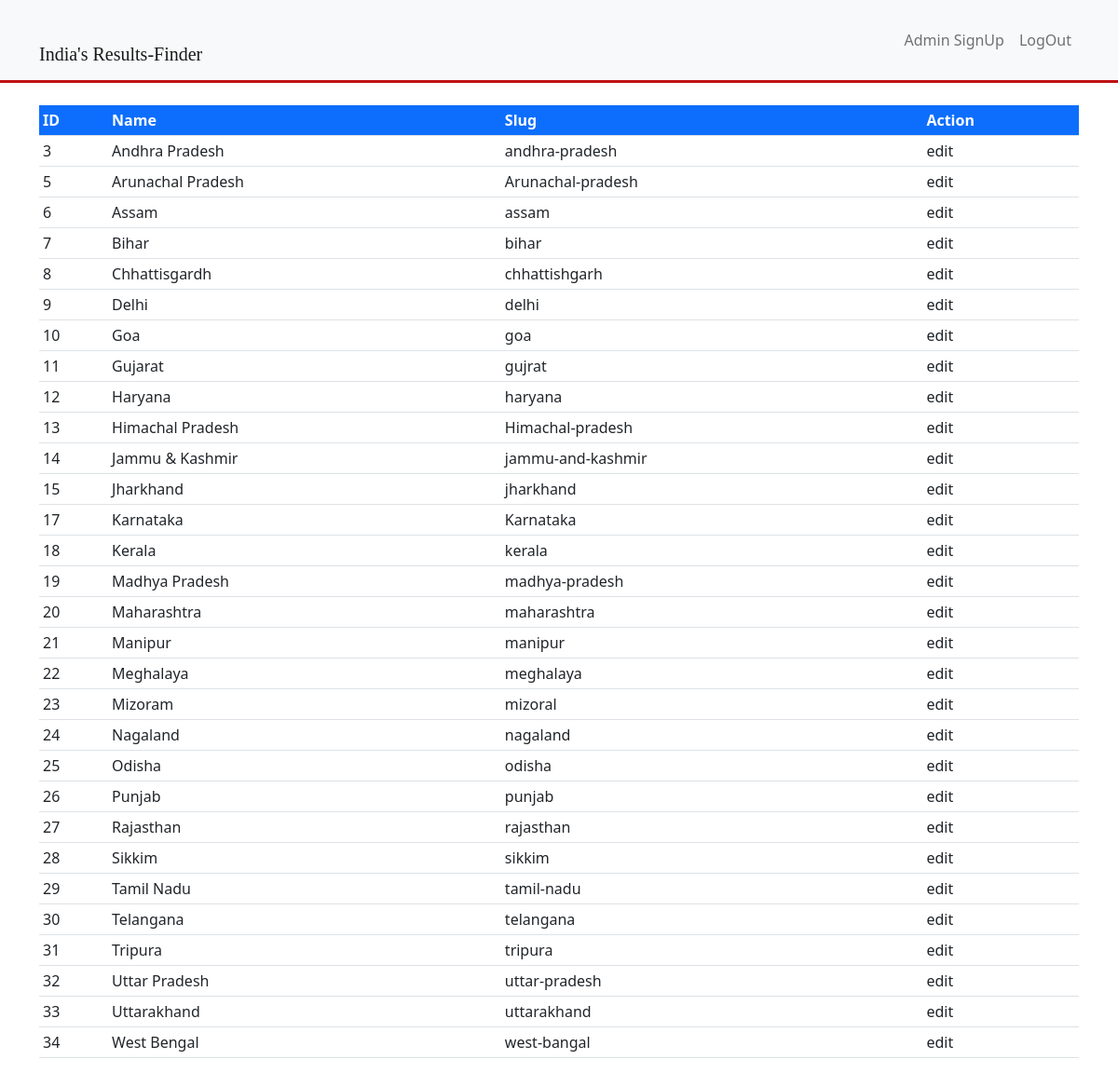
The page /admins/view_state/ (signed in) on the database its author committed.
### result/models.py (models this page shows, shortened)
class State(models.Model):
    state = models.CharField(max_length=20)
    slug = models.SlugField()

### result/views.py (the view)
# urls.py: path('admins/view_state/',view_state,name='view_state'),
@login_required(login_url='login')
def view_state(request):
    context = {
        'v_state':State.objects.all()
    }
    return render(request,'admins/view_state.html',context)

### result/templates/admins/view_state.html
{% extends 'base.html' %}
{% block content %}
<div class="container">
    <div class="row">
        <div class="col-lg-12 mt-2">
            <table class="table table-sm table-hover">
                <tr class="bg-primary text-white">
                    <th>ID</th>
                    <th>Name</th>
                    <th>Slug</th>
                    <th>Action</th>
                </tr>
                {% for foo in v_state %}
                    <tr>
                        <td>{{ foo.id }}</td>
                        <td>{{ foo.state }}</td>
                        <td>{{ foo.slug }}</td>
                        <td>edit</td>
                    </tr>
                {% endfor %}
            </table>
        </div>
{% endblock %}

### rows shown on the page
State: id "3", state "Andhra Pradesh", slug "andhra-pradesh"
State: id "5", state "Arunachal Pradesh", slug "Arunachal-pradesh"
State: id "6", state "Assam", slug "assam"
State: id "7", state "Bihar", slug "bihar"
State: id "8", state "Chhattisgardh", slug "chhattishgarh"
State: id "9", state "Delhi", slug "delhi"
State: id "10", state "Goa", slug "goa"
State: id "11", state "Gujarat", slug "gujrat"
State: id "12", state "Haryana", slug "haryana"
State: id "13", state "Himachal Pradesh", slug "Himachal-pradesh"
State: id "14", state "Jammu & Kashmir", slug "jammu-and-kashmir"
State: id "15", state "Jharkhand", slug "jharkhand"
State: id "17", state "Karnataka", slug "Karnataka"
State: id "18", state "Kerala", slug "kerala"
State: id "19", state "Madhya Pradesh", slug "madhya-pradesh"
State: id "20", state "Maharashtra", slug "maharashtra"
State: id "21", state "Manipur", slug "manipur"
State: id "22", state "Meghalaya", slug "meghalaya"
State: id "23", state "Mizoram", slug "mizoral"
State: id "24", state "Nagaland", slug "nagaland"
State: id "25", state "Odisha", slug "odisha"
State: id "26", state "Punjab", slug "punjab"
State: id "27", state "Rajasthan", slug "rajasthan"
State: id "28", state "Sikkim", slug "sikkim"
State: id "29", state "Tamil Nadu", slug "tamil-nadu"
State: id "30", state "Telangana", slug "telangana"
State: id "31", state "Tripura", slug "tripura"
State: id "32", state "Uttar Pradesh", slug "uttar-pradesh"
State: id "33", state "Uttarakhand", slug "uttarakhand"
State: id "34", state "West Bengal", slug "west-bangal"
